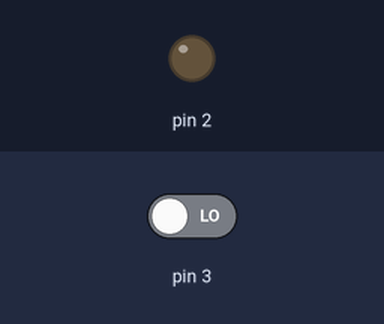
Recording of a sketch running on a simulated Arduino Uno, built with avr-gcc and run on an emulated ATmega328P. On the bench: output pins drawn as LEDs (lit = HIGH). Inputs (shaded band) come from the test bench; at power-on: pin 3 LOW.

Above: at 1.2 s.
1.3 s: pin 3 driven HIGH
4.3 s: pin 3 driven LOW
At 4.54 s:
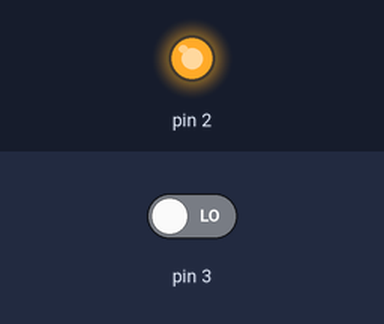
Timing chart, 0 to 7.3 s (numbered marks = the images above; inputs shaded):
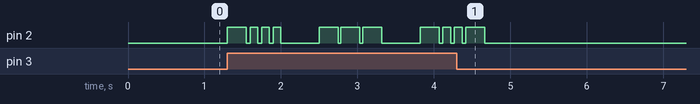

Measured:
- after the input at 4.3 s, pin 2: goes on until 4.7 s, then stays LOW

The sketch:

blinking_switch.ino
```cpp
void setup() {
  // put your setup code here, to run once:
  pinMode(2, OUTPUT);
  pinMode(3, INPUT);

}

void loop() {
  // put your main code here, to run repeatedly:
  if (digitalRead(3) == HIGH) {
  //B morse code
    digitalWrite(2, HIGH);
    delay(250);
    digitalWrite(2, LOW);
    delay(50);
    digitalWrite(2, HIGH);
    delay(100);
    digitalWrite(2, LOW);
    delay(50);
    digitalWrite(2, HIGH);
    delay(100);
    digitalWrite(2, LOW);
    delay(50);
  // O morse code
    digitalWrite(2, HIGH);
    delay(100);
    digitalWrite(2, LOW);
    delay(500);
    digitalWrite(2, HIGH);
    delay(250);
    digitalWrite(2, LOW);
    delay(35);
    digitalWrite(2, HIGH);
    delay(250);
    digitalWrite(2, LOW);
    delay(35);
    digitalWrite(2, HIGH);
    delay(250);
    digitalWrite(2, LOW);
    delay(500);
  // X morse code
    digitalWrite(2, HIGH);
    delay(250);
    digitalWrite(2, LOW);
    delay(50);
    digitalWrite(2, HIGH);
    delay(100);
    digitalWrite(2, LOW);
    delay(50);
    digitalWrite(2, HIGH);
    delay(100);
    digitalWrite(2, LOW);
    delay(50);
    digitalWrite(2, HIGH);
    delay(250);
    digitalWrite(2, LOW);
    delay(500);

  } else {
    digitalWrite(2, LOW);
  }
}
```
